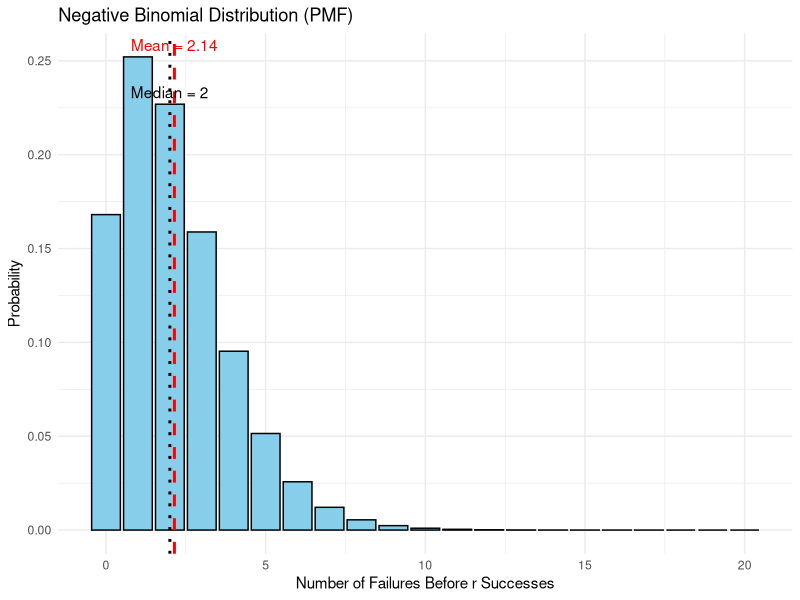
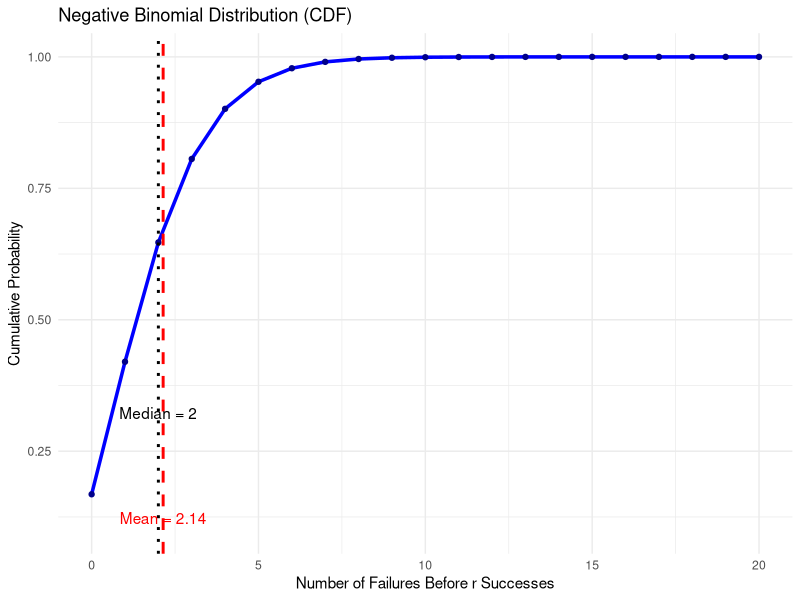

The R script that drew these images, in order:
## ---- chunk 1
# Load necessary libraries
library(ggplot2)
library(dplyr)

# Parameters for Negative Binomial example
# Suppose: r = 5 successful (non-defective) items needed
# p = probability of success = 0.7 (70% chance item is non-defective)
r <- 5
p <- 0.7

# Mean and variance for reference
mean_nb <- r * (1 - p) / p
var_nb  <- r * (1 - p) / (p^2)

# Create a range of possible failures before r successes
x_vals <- 0:20  # number of failures before reaching r successes

# Density (PMF) values
pmf_vals <- dnbinom(x_vals, size = r, prob = p)

# Distribution (CDF) values
cdf_vals <- pnbinom(x_vals, size = r, prob = p)

# Median (approximate: smallest x where CDF >= 0.5)
median_nb <- min(x_vals[cdf_vals >= 0.5])

# --- Density Plot (PMF) ---
df_pmf <- data.frame(x = x_vals, pmf = pmf_vals)

pmf_plot <- ggplot(df_pmf, aes(x, pmf)) +
  geom_col(fill = "skyblue", color = "black") +
  geom_vline(xintercept = mean_nb, color = "red", linetype = "dashed", size = 1) +
  geom_vline(xintercept = median_nb, color = "black", linetype = "dotted", size = 1) +
  annotate("text", x = mean_nb, y = max(pmf_vals), label = paste("Mean =", round(mean_nb, 2)), color = "red", vjust = -0.5) +
  annotate("text", x = median_nb, y = max(pmf_vals) * 0.9, label = paste("Median =", median_nb), color = "black", vjust = -0.5) +
  labs(title = "Negative Binomial Distribution (PMF)",
       x = "Number of Failures Before r Successes",
       y = "Probability") +
  theme_minimal()

# --- Distribution Plot (CDF) ---
df_cdf <- data.frame(x = x_vals, cdf = cdf_vals)

cdf_plot <- ggplot(df_cdf, aes(x, cdf)) +
  geom_line(color = "blue", size = 1.2) +
  geom_point(color = "darkblue") +
  geom_vline(xintercept = mean_nb, color = "red", linetype = "dashed", size = 1) +
  geom_vline(xintercept = median_nb, color = "black", linetype = "dotted", size = 1) +
  annotate("text", x = mean_nb, y = 0.1, label = paste("Mean =", round(mean_nb, 2)), color = "red", vjust = -0.5) +
  annotate("text", x = median_nb, y = 0.3, label = paste("Median =", median_nb), color = "black", vjust = -0.5) +
  labs(title = "Negative Binomial Distribution (CDF)",
       x = "Number of Failures Before r Successes",
       y = "Cumulative Probability") +
  theme_minimal()

# Display the plots
print(pmf_plot)
print(cdf_plot)
